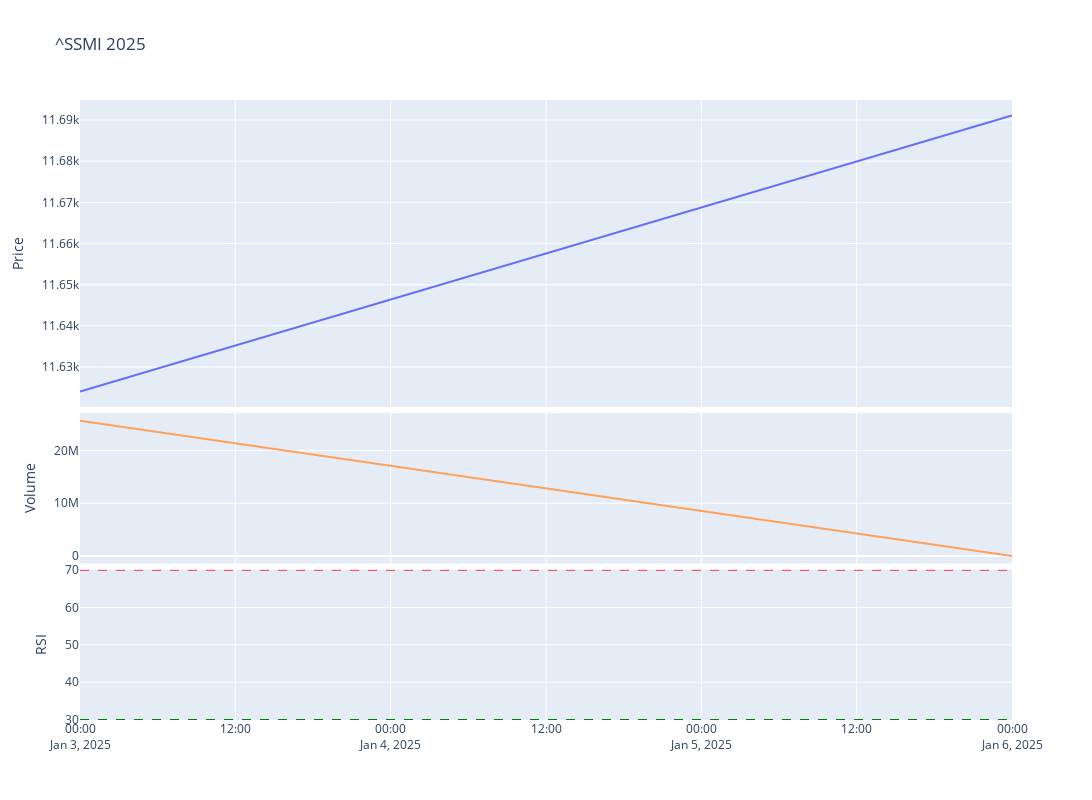

Notebook code for this chart:
### Code cell
# Plot the adjusted close price
fig = make_subplots(rows=4, cols=1,shared_xaxes=True,vertical_spacing=0.01,specs=[[{'rowspan':2,'colspan':1}],[None],[{'rowspan':1,'colspan':1}],[{'rowspan':1,'colspan':1}]])

# Graph (1,1)
fig.add_trace(go.Scatter(x=stock_ticker['Adj Close'].loc[year].index,y=stock_ticker['Adj Close'].loc[year],mode="lines",name=f'{ticker}'),row=1,col=1)
fig.add_trace(go.Scatter(x=stock_ticker['BB_Lower'].loc[year].index,y=stock_ticker['BB_Lower'].loc[year],mode="lines",name='BB_Lower'),row=1,col=1)
fig.add_trace(go.Scatter(x=stock_ticker['BB_Upper'].loc[year].index,y=stock_ticker['BB_Upper'].loc[year],mode="lines",name='BB_Upper'),row=1,col=1)
fig.add_trace(go.Scatter(x=stock_ticker['MMA20'].loc[year].index,y=stock_ticker['MMA20'].loc[year],mode="lines",name='MMA20'),row=1,col=1)
# Update xaxis properties
fig.update_yaxes(title_text="Price", row=1, col=1)

# Graph (3,1)
fig.add_trace(go.Scatter(x=stock_ticker['Volume'].loc[year].index,y=stock_ticker['Volume'].loc[year],mode="lines",name='Volume'),row=3, col=1)
fig.add_trace(go.Scatter(x=stock_ticker['Volume'].loc[year].index,y=stock_ticker['Volume'].loc[year].rolling(20).mean(),mode="lines",name='MMA20'),row=3,col=1)
fig.update_yaxes(title_text="Volume", row=3, col=1)

# Graph (4,1)
fig.add_trace(go.Scatter(x=stock_ticker['RSI'].loc[year].index,y=stock_ticker['RSI'].loc[year],mode="lines",name='RSI'),row=4, col=1)
fig.add_hline(y=30, line_width=1, line_dash="dash", line_color="green",row=4,col=1)
fig.add_hline(y=70, line_width=1, line_dash="dash", line_color="red",row=4,col=1)
fig.update_yaxes(title_text="RSI", row=4, col=1)

fig.update_layout(height=800, width=1300,showlegend=False,title=f"{ticker} {year}")

fig.show()

### Figure 1 — Plotly figure (JSON) as saved in the notebook; plotly's stock layout.template omitted (floating-point values rounded to 4 significant figures)
{"data": [{"mode": "lines", "name": "^SSMI", "type": "scatter", "x": ["2025-01-03T00:00:00", "2025-01-06T00:00:00"], "xaxis": "x", "y": [11620.0, 11690.0], "yaxis": "y"}, {"mode": "lines", "name": "BB_Lower", "type": "scatter", "x": ["2025-01-03T00:00:00", "2025-01-06T00:00:00"], "xaxis": "x", "y": [null, null], "yaxis": "y"}, {"mode": "lines", "name": "BB_Upper", "type": "scatter", "x": ["2025-01-03T00:00:00", "2025-01-06T00:00:00"], "xaxis": "x", "y": [null, null], "yaxis": "y"}, {"mode": "lines", "name": "MMA20", "type": "scatter", "x": ["2025-01-03T00:00:00", "2025-01-06T00:00:00"], "xaxis": "x", "y": [null, null], "yaxis": "y"}, {"mode": "lines", "name": "Volume", "type": "scatter", "x": ["2025-01-03T00:00:00", "2025-01-06T00:00:00"], "xaxis": "x2", "y": [25656200, 0], "yaxis": "y2"}, {"mode": "lines", "name": "MMA20", "type": "scatter", "x": ["2025-01-03T00:00:00", "2025-01-06T00:00:00"], "xaxis": "x2", "y": [null, null], "yaxis": "y2"}, {"mode": "lines", "name": "RSI", "type": "scatter", "x": ["2025-01-03T00:00:00", "2025-01-06T00:00:00"], "xaxis": "x3", "y": [null, null], "yaxis": "y3"}], "layout": {"height": 800, "shapes": [{"line": {"color": "green", "dash": "dash", "width": 1}, "type": "line", "x0": 0, "x1": 1, "xref": "x3 domain", "y0": 30, "y1": 30, "yref": "y3"}, {"line": {"color": "red", "dash": "dash", "width": 1}, "type": "line", "x0": 0, "x1": 1, "xref": "x3 domain", "y0": 70, "y1": 70, "yref": "y3"}], "showlegend": false, "title": {"text": "^SSMI 2025"}, "width": 1300, "xaxis": {"anchor": "y", "domain": [0, 1], "matches": "x3", "showticklabels": false}, "xaxis2": {"anchor": "y2", "domain": [0, 1], "matches": "x3", "showticklabels": false}, "xaxis3": {"anchor": "y3", "domain": [0, 1]}, "yaxis": {"anchor": "x", "domain": [0.505, 1], "title": {"text": "Price"}}, "yaxis2": {"anchor": "x2", "domain": [0.2525, 0.495], "title": {"text": "Volume"}}, "yaxis3": {"anchor": "x3", "domain": [0, 0.2425], "title": {"text": "RSI"}}}}
